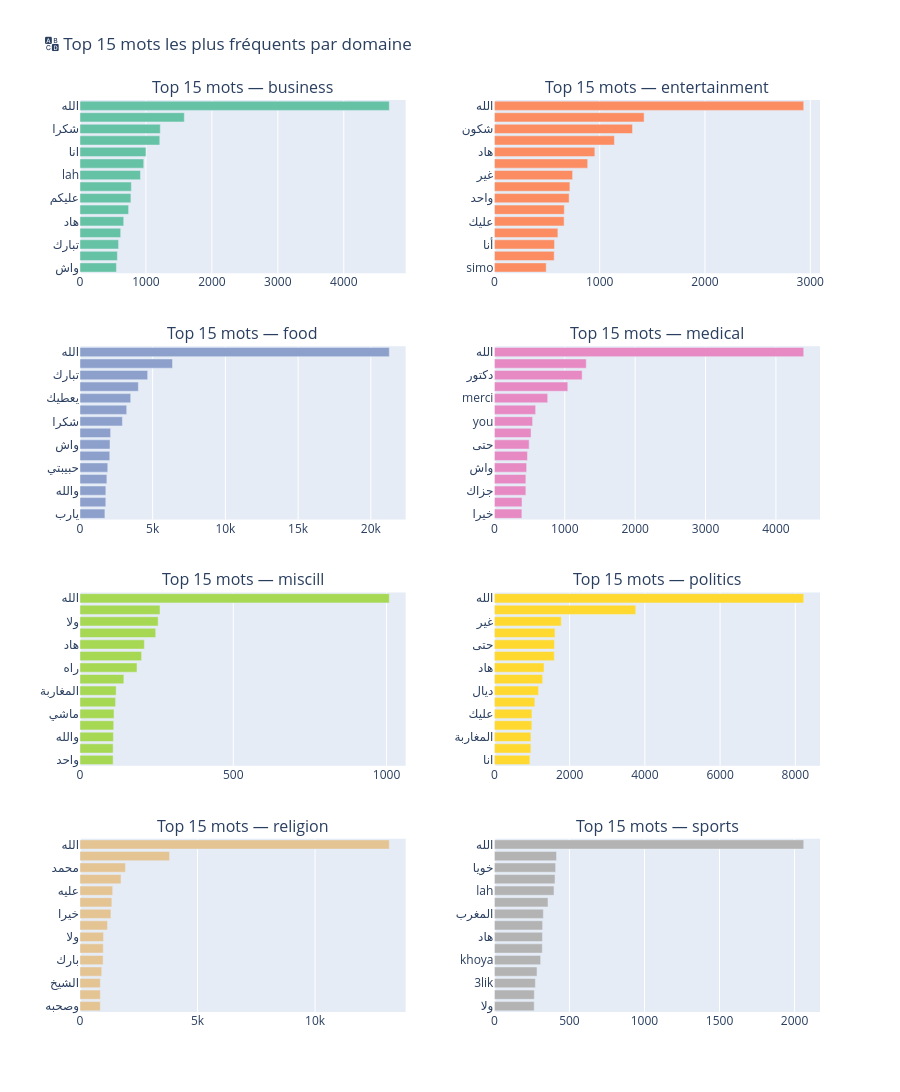

This figure's notebook cell:
### Markdown cell above
---
## 🔠 8. Mots les Plus Fréquents par Domaine

### Code cell
# Mots fréquents — top 15 par domaine
STOPWORDS_DARIJA = {
    'في', 'من', 'على', 'إلى', 'هذا', 'هذه', 'أن', 'كان', 'مع', 'عن',
    'و', 'ف', 'ب', 'ل', 'يا', 'لا', 'ما', 'هي', 'هو', 'نا', 'كي',
    'li', 'fi', 'wa', 'mn', 'la', 'ma', 'had', 'ana', 'nta', 'wla',
    'the', 'de', 'je', 'le', 'la', 'les', 'et', 'en', 'un', 'une'
}

def top_words(domain, n=15):
    texts = df[df['domain'] == domain]['text'].dropna().astype(str)
    words = []
    for t in texts:
        t = re.sub(r'http\S+', '', t)
        t = re.sub(r'[^\w\s\u0600-\u06FF]', ' ', t)
        words.extend([w.lower() for w in t.split()
                      if len(w) > 2 and w.lower() not in STOPWORDS_DARIJA])
    return Counter(words).most_common(n)

domains = sorted(df['domain'].unique())
ncols = 2
nrows = (len(domains) + 1) // ncols

fig = make_subplots(
    rows=nrows, cols=ncols,
    subplot_titles=[f'Top 15 mots — {d}' for d in domains],
    vertical_spacing=0.08,
    horizontal_spacing=0.12
)

for idx, domain in enumerate(domains):
    row = idx // ncols + 1
    col = idx % ncols + 1
    words_freq = top_words(domain)
    if not words_freq:
        continue
    words_list, freqs = zip(*words_freq)

    fig.add_trace(
        go.Bar(
            x=list(freqs),
            y=list(words_list),
            orientation='h',
            marker_color=PALETTE[idx % len(PALETTE)],
            showlegend=False,
            hovertemplate='<b>%{y}</b> : %{x:,} occurrences<extra></extra>'
        ), row=row, col=col
    )

fig.update_layout(
    title='🔠 Top 15 mots les plus fréquents par domaine',
    height=300 * nrows,
    paper_bgcolor='white',
    showlegend=False
)
fig.update_yaxes(autorange='reversed')
fig.show()

### Figure 1 — Plotly figure (JSON) as saved in the notebook; plotly's stock layout.template omitted (floating-point values rounded to 4 significant figures)
{"data": [{"hovertemplate": "<b>%{y}</b> : %{x:,} occurrences<extra></extra>", "marker": {"color": "rgb(102,194,165)"}, "orientation": "h", "showlegend": false, "type": "bar", "x": [4691, 1582, 1218, 1210, 1000, 967, 917, 779, 772, 737, 663, 617, 585, 567, 553], "xaxis": "x", "y": ["الله", "سيمو", "شكرا", "خويا", "انا", "simo", "lah", "khoya", "عليكم", "you", "هاد", "ديال", "تبارك", "غير", "واش"], "yaxis": "y"}, {"hovertemplate": "<b>%{y}</b> : %{x:,} occurrences<extra></extra>", "marker": {"color": "rgb(252,141,98)"}, "orientation": "h", "showlegend": false, "type": "bar", "x": [2938, 1422, 1312, 1140, 954, 886, 743, 717, 710, 664, 662, 603, 571, 568, 492], "xaxis": "x2", "y": ["الله", "انا", "شكون", "ديال", "هاد", "2025", "غير", "بيمو", "واحد", "راه", "عليك", "bimo", "أنا", "والله", "simo"], "yaxis": "y2"}, {"hovertemplate": "<b>%{y}</b> : %{x:,} occurrences<extra></extra>", "marker": {"color": "rgb(141,160,203)"}, "orientation": "h", "showlegend": false, "type": "bar", "x": [21274, 6363, 4653, 4014, 3488, 3211, 2916, 2104, 2063, 2047, 1909, 1847, 1778, 1774, 1713], "xaxis": "x3", "y": ["الله", "عليك", "تبارك", "اختي", "يعطيك", "الصحة", "شكرا", "ماشاء", "واش", "انا", "حبيبتي", "حليمة", "والله", "ديال", "يارب"], "yaxis": "y3"}, {"hovertemplate": "<b>%{y}</b> : %{x:,} occurrences<extra></extra>", "marker": {"color": "rgb(231,138,195)"}, "orientation": "h", "showlegend": false, "type": "bar", "x": [4395, 1305, 1247, 1043, 757, 586, 543, 521, 494, 470, 458, 447, 447, 392, 390], "xaxis": "x4", "y": ["الله", "شكرا", "دكتور", "انا", "merci", "عندي", "you", "عليك", "حتى", "يحفظك", "واش", "بزاف", "جزاك", "غير", "خيرا"], "yaxis": "y4"}, {"hovertemplate": "<b>%{y}</b> : %{x:,} occurrences<extra></extra>", "marker": {"color": "rgb(166,216,84)"}, "orientation": "h", "showlegend": false, "type": "bar", "x": [1009, 261, 255, 247, 210, 201, 186, 143, 118, 116, 111, 110, 109, 108, 108], "xaxis": "x5", "y": ["الله", "المغرب", "ولا", "غير", "هاد", "حتى", "راه", "ديال", "المغاربة", "عليه", "ماشي", "الناس", "والله", "واش", "واحد"], "yaxis": "y5"}, {"hovertemplate": "<b>%{y}</b> : %{x:,} occurrences<extra></extra>", "marker": {"color": "rgb(255,217,47)"}, "orientation": "h", "showlegend": false, "type": "bar", "x": [8223, 3757, 1779, 1611, 1598, 1592, 1319, 1283, 1173, 1075, 998, 995, 971, 970, 943], "xaxis": "x6", "y": ["الله", "المغرب", "غير", "ولا", "حتى", "الملك", "هاد", "راه", "ديال", "الجزائر", "عليك", "المغربية", "المغاربة", "باش", "انا"], "yaxis": "y6"}, {"hovertemplate": "<b>%{y}</b> : %{x:,} occurrences<extra></extra>", "marker": {"color": "rgb(229,196,148)"}, "orientation": "h", "showlegend": false, "type": "bar", "x": [13160, 3810, 1935, 1744, 1390, 1355, 1316, 1170, 1002, 992, 983, 923, 866, 866, 865], "xaxis": "x7", "y": ["الله", "اللهم", "محمد", "وسلم", "عليه", "وعلى", "خيرا", "سيدنا", "ولا", "شيخنا", "بارك", "جزاكم", "الشيخ", "بها", "وصحبه"], "yaxis": "y7"}, {"hovertemplate": "<b>%{y}</b> : %{x:,} occurrences<extra></extra>", "marker": {"color": "rgb(179,179,179)"}, "orientation": "h", "showlegend": false, "type": "bar", "x": [2061, 414, 408, 404, 397, 357, 326, 321, 320, 319, 308, 284, 273, 266, 265], "xaxis": "x8", "y": ["الله", "ديال", "خويا", "غير", "lah", "عليك", "المغرب", "راه", "هاد", "bro", "khoya", "you", "3lik", "حتى", "ولا"], "yaxis": "y8"}], "layout": {"annotations": [{"font": {"size": 16}, "showarrow": false, "text": "Top 15 mots — business", "x": 0.22, "xanchor": "center", "xref": "paper", "y": 1, "yanchor": "bottom", "yref": "paper"}, {"font": {"size": 16}, "showarrow": false, "text": "Top 15 mots — entertainment", "x": 0.78, "xanchor": "center", "xref": "paper", "y": 1, "yanchor": "bottom", "yref": "paper"}, {"font": {"size": 16}, "showarrow": false, "text": "Top 15 mots — food", "x": 0.22, "xanchor": "center", "xref": "paper", "y": 0.73, "yanchor": "bottom", "yref": "paper"}, {"font": {"size": 16}, "showarrow": false, "text": "Top 15 mots — medical", "x": 0.78, "xanchor": "center", "xref": "paper", "y": 0.73, "yanchor": "bottom", "yref": "paper"}, {"font": {"size": 16}, "showarrow": false, "text": "Top 15 mots — miscill", "x": 0.22, "xanchor": "center", "xref": "paper", "y": 0.46, "yanchor": "bottom", "yref": "paper"}, {"font": {"size": 16}, "showarrow": false, "text": "Top 15 mots — politics", "x": 0.78, "xanchor": "center", "xref": "paper", "y": 0.46, "yanchor": "bottom", "yref": "paper"}, {"font": {"size": 16}, "showarrow": false, "text": "Top 15 mots — religion", "x": 0.22, "xanchor": "center", "xref": "paper", "y": 0.19, "yanchor": "bottom", "yref": "paper"}, {"font": {"size": 16}, "showarrow": false, "text": "Top 15 mots — sports", "x": 0.78, "xanchor": "center", "xref": "paper", "y": 0.19, "yanchor": "bottom", "yref": "paper"}], "height": 1200, "paper_bgcolor": "white", "showlegend": false, "title": {"text": "🔠 Top 15 mots les plus fréquents par domaine"}, "xaxis": {"anchor": "y", "domain": [0, 0.44]}, "xaxis2": {"anchor": "y2", "domain": [0.56, 1]}, "xaxis3": {"anchor": "y3", "domain": [0, 0.44]}, "xaxis4": {"anchor": "y4", "domain": [0.56, 1]}, "xaxis5": {"anchor": "y5", "domain": [0, 0.44]}, "xaxis6": {"anchor": "y6", "domain": [0.56, 1]}, "xaxis7": {"anchor": "y7", "domain": [0, 0.44]}, "xaxis8": {"anchor": "y8", "domain": [0.56, 1]}, "yaxis": {"anchor": "x", "autorange": "reversed", "domain": [0.81, 1]}, "yaxis2": {"anchor": "x2", "autorange": "reversed", "domain": [0.81, 1]}, "yaxis3": {"anchor": "x3", "autorange": "reversed", "domain": [0.54, 0.73]}, "yaxis4": {"anchor": "x4", "autorange": "reversed", "domain": [0.54, 0.73]}, "yaxis5": {"anchor": "x5", "autorange": "reversed", "domain": [0.27, 0.46]}, "yaxis6": {"anchor": "x6", "autorange": "reversed", "domain": [0.27, 0.46]}, "yaxis7": {"anchor": "x7", "autorange": "reversed", "domain": [0, 0.19]}, "yaxis8": {"anchor": "x8", "autorange": "reversed", "domain": [0, 0.19]}}}
